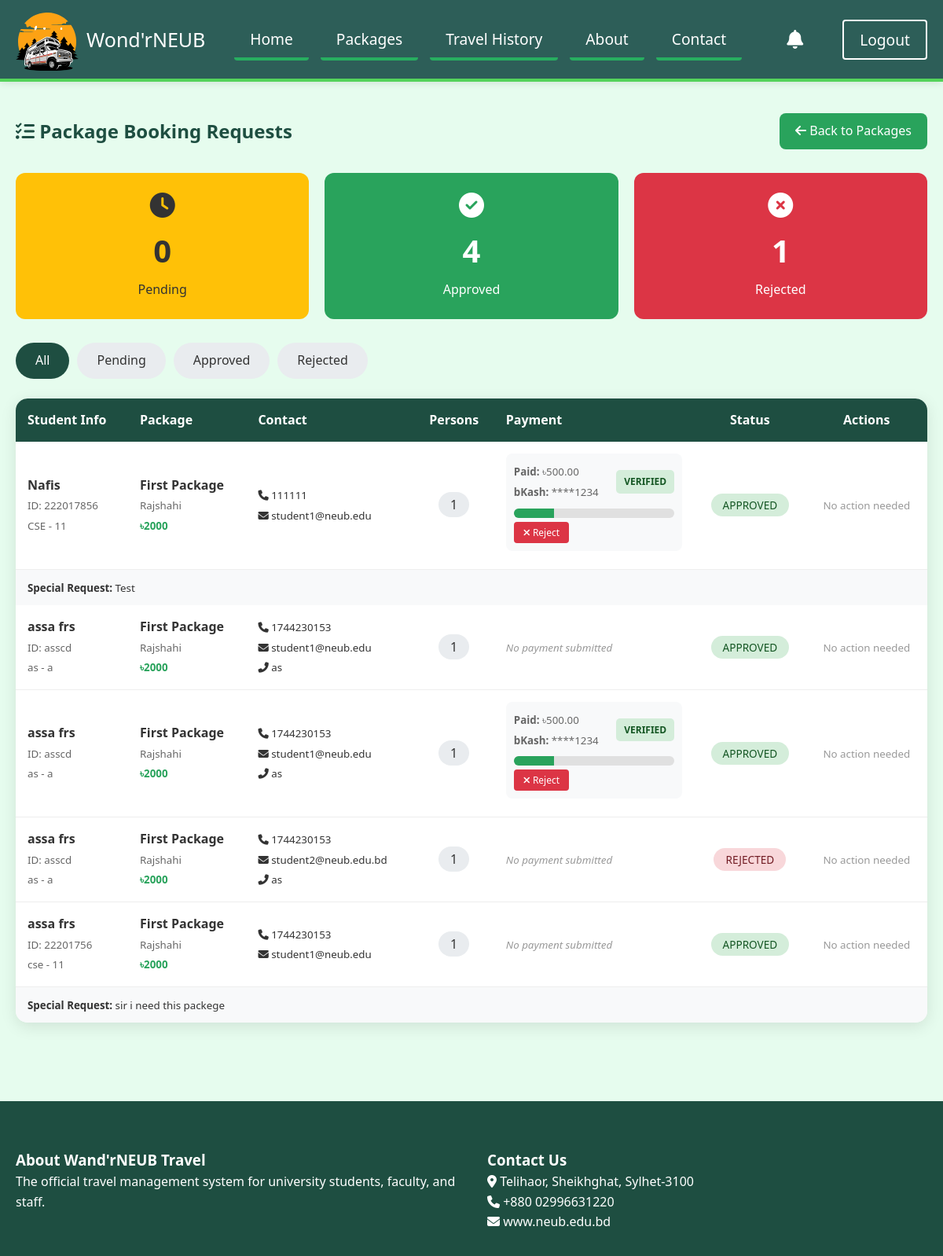
The app's page /tourist-spots/admin-bookings/ (signed in) with its own data.
### tourist_spots/models.py (models this page shows, shortened)
class PackageBooking(models.Model):
    STATUS_CHOICES = [
        ('pending', 'Pending'),
        ('approved', 'Approved'),
        ('rejected', 'Rejected'),
        ('cancelled', 'Cancelled'),
    ]
    package = models.ForeignKey(TourPackage, on_delete=models.CASCADE, related_name='bookings')
    user = models.ForeignKey(User, on_delete=models.CASCADE, related_name='package_bookings')
    student_name = models.CharField(max_length=200)
    student_id = models.CharField(max_length=50)
    department = models.CharField(max_length=100)
    semester = models.CharField(max_length=50)
    phone = models.CharField(max_length=20)
    email = models.EmailField()
    emergency_contact = models.CharField(max_length=20, blank=True)
    num_persons = models.PositiveIntegerField(default=1)
    special_requests = models.TextField(blank=True)
    status = models.CharField(max_length=20, choices=STATUS_CHOICES, default='pending')
    admin_notes = models.TextField(blank=True)
    student_notified = models.BooleanField(default=False)  # Track if student has seen the status update
    created_at = models.DateTimeField(auto_now_add=True)
    updated_at = models.DateTimeField(auto_now=True)
    class Meta:
        ordering = ['-created_at']

class TourPackage(models.Model):
    CATEGORY_CHOICES = [
        ('study_tour', 'Study Tour'),
        ('cycling', 'Cycling'),
        ('university_program', 'University Program'),
    ]
    name = models.CharField(max_length=200)
    description = models.TextField()
    image = models.ImageField(upload_to='tour_packages/')
    price = models.DecimalField(max_digits=10, decimal_places=2)
    duration = models.CharField(max_length=100)  # e.g., "3 Days 2 Nights"
    destination = models.CharField(max_length=200)
    highlights = models.TextField(blank=True)
    category = models.CharField(max_length=50, choices=CATEGORY_CHOICES, default='study_tour')
    is_active = models.BooleanField(default=True)
    created_by = models.ForeignKey(User, on_delete=models.CASCADE)
    created_at = models.DateTimeField(auto_now_add=True)
    updated_at = models.DateTimeField(auto_now=True)
    class Meta:
        ordering = ['-created_at']

class Payment(models.Model):
    PAYMENT_STATUS_CHOICES = [
        ('pending', 'Pending Verification'),
        ('verified', 'Verified'),
        ('rejected', 'Rejected'),
    ]
    booking = models.ForeignKey(PackageBooking, on_delete=models.CASCADE, related_name='payments')
    amount_paid = models.DecimalField(max_digits=10, decimal_places=2)
    bkash_last_4 = models.CharField(max_length=4)  # Last 4 digits of bKash number
    status = models.CharField(max_length=20, choices=PAYMENT_STATUS_CHOICES, default='pending')
    admin_notes = models.TextField(blank=True)
    created_at = models.DateTimeField(auto_now_add=True)
    updated_at = models.DateTimeField(auto_now=True)
    @property
    def payment_percentage(self):
        if self.booking and self.booking.package and self.booking.package.price > 0:
            return round((float(self.amount_paid) / float(self.booking.package.price)) * 100, 1)
        return 0
    class Meta:
        ordering = ['-created_at']

### tourist_spots/views.py (the view)
# urls.py: path('admin-bookings/', views.admin_package_bookings, name='admin_package_bookings'),
@login_required
def admin_package_bookings(request):
    if not request.user.is_staff and not request.user.is_superuser:
        messages.error(request, 'You do not have permission to access this page.')
        return redirect('packages')
    status_filter = request.GET.get('status', 'all')
    if status_filter == 'all':
        bookings = PackageBooking.objects.all()
    else:
        bookings = PackageBooking.objects.filter(status=status_filter)
    pending_count = PackageBooking.objects.filter(status='pending').count()
    approved_count = PackageBooking.objects.filter(status='approved').count()
    rejected_count = PackageBooking.objects.filter(status='rejected').count()
    return render(request, 'admin_package_bookings.html', {
        'bookings': bookings,
        'status_filter': status_filter,
        'pending_count': pending_count,
        'approved_count': approved_count,
        'rejected_count': rejected_count,
    })

### tourist_spots/context_processors.py (called while the page is built)
def pending_bookings_count(request):
    context = {'pending_bookings_count': 0, 'student_notifications_count': 0}
    if request.user.is_authenticated:
        if request.user.is_staff or request.user.is_superuser:
            context['pending_bookings_count'] = PackageBooking.objects.filter(status='pending').count()
        else:
            context['student_notifications_count'] = PackageBooking.objects.filter(
                user=request.user,
                status__in=['approved', 'rejected'],
                student_notified=False
            ).count()
    return context

### templates/admin_package_bookings.html (shortened to what this page needs)
{% extends 'base.html' %}
{% load static %}
{% block content %}
<section class="admin-bookings-section" style="padding: 40px 20px; max-width: 1400px; margin: 0 auto;">
    <div style="display: flex; justify-content: space-between; align-items: center; flex-wrap: wrap; gap: 20px; margin-bottom: 30px;">
        <h1 style="color: var(--dark); margin: 0;">
            <i class="fas fa-tasks"></i> Package Booking Requests
        </h1>
        <a href="{% url 'packages' %}" style="background: var(--primary); color: white; padding: 10px 20px; border-radius: 8px; text-decoration: none; font-weight: 500;">
            <i class="fas fa-arrow-left"></i> Back to Packages
        </a>
    </div>
    <div style="display: grid; grid-template-columns: repeat(auto-fit, minmax(200px, 1fr)); gap: 20px; margin-bottom: 30px;">
        <div style="background: #ffc107; color: #333; padding: 25px; border-radius: 12px; text-align: center;">
            <i class="fas fa-clock" style="font-size: 2rem; margin-bottom: 10px;"></i>
            <h3 style="margin: 0; font-size: 2.5rem;">{{ pending_count }}</h3>
            <p style="margin: 5px 0 0;">Pending</p>
        </div>
        <div style="background: var(--primary); color: white; padding: 25px; border-radius: 12px; text-align: center;">
            <i class="fas fa-check-circle" style="font-size: 2rem; margin-bottom: 10px;"></i>
            <h3 style="margin: 0; font-size: 2.5rem;">{{ approved_count }}</h3>
            <p style="margin: 5px 0 0;">Approved</p>
        </div>
        <div style="background: #dc3545; color: white; padding: 25px; border-radius: 12px; text-align: center;">
            <i class="fas fa-times-circle" style="font-size: 2rem; margin-bottom: 10px;"></i>
            <h3 style="margin: 0; font-size: 2.5rem;">{{ rejected_count }}</h3>
            <p style="margin: 5px 0 0;">Rejected</p>
        </div>
    </div>
    <div style="display: flex; gap: 10px; margin-bottom: 25px; flex-wrap: wrap;">
        <a href="?status=all" style="padding: 10px 25px; border-radius: 25px; text-decoration: none; font-weight: 500; {% if status_filter == 'all' %}background: var(--dark); color: white;{% else %}background: #e9ecef; color: #333;{% endif %}">
            All
        </a>
        <a href="?status=pending" style="padding: 10px 25px; border-radius: 25px; text-decoration: none; font-weight: 500; {% if status_filter == 'pending' %}background: #ffc107; color: #333;{% else %}background: #e9ecef; color: #333;{% endif %}">
            Pending
        </a>
        <a href="?status=approved" style="padding: 10px 25px; border-radius: 25px; text-decoration: none; font-weight: 500; {% if status_filter == 'approved' %}background: var(--primary); color: white;{% else %}background: #e9ecef; color: #333;{% endif %}">
            Approved
        </a>
        <a href="?status=rejected" style="padding: 10px 25px; border-radius: 25px; text-decoration: none; font-weight: 500; {% if status_filter == 'rejected' %}background: #dc3545; color: white;{% else %}background: #e9ecef; color: #333;{% endif %}">
            Rejected
        </a>
    </div>
    {% if bookings %}
    <div class="bookings-table" style="background: white; border-radius: 15px; overflow: hidden; box-shadow: 0 5px 20px rgba(0,0,0,0.1);">
        <div style="overflow-x: auto;">
            <table style="width: 100%; border-collapse: collapse;">
                <thead>
                    <tr style="background: var(--dark); color: white;">
                        <th style="padding: 15px; text-align: left;">Student Info</th>
                        <th style="padding: 15px; text-align: left;">Package</th>
                        <th style="padding: 15px; text-align: left;">Contact</th>
                        <th style="padding: 15px; text-align: center;">Persons</th>
                        <th style="padding: 15px; text-align: left;">Payment</th>
                        <th style="padding: 15px; text-align: center;">Status</th>
                        <th style="padding: 15px; text-align: center;">Actions</th>
                    </tr>
                </thead>
                <tbody>
                    {% for booking in bookings %}
                    <tr style="border-bottom: 1px solid #eee;">
                        <td style="padding: 15px;">
                            <strong>{{ booking.student_name }}</strong><br>
                            <small style="color: #666;">ID: {{ booking.student_id }}</small><br>
                            <small style="color: #666;">{{ booking.department }} - {{ booking.semester }}</small>
                        </td>
                        <td style="padding: 15px;">
                            <strong>{{ booking.package.name }}</strong><br>
                            <small style="color: #666;">{{ booking.package.destination }}</small><br>
                            <small style="color: var(--primary); font-weight: 600;">৳{{ booking.package.price|floatformat:0 }}</small>
                        </td>
                        <td style="padding: 15px;">
                            <small><i class="fas fa-phone"></i> {{ booking.phone }}</small><br>
                            <small><i class="fas fa-envelope"></i> {{ booking.email }}</small>
                            {% if booking.emergency_contact %}
                            <br><small><i class="fas fa-phone-alt"></i> {{ booking.emergency_contact }}</small>
                            {% endif %}
                        </td>
                        <td style="padding: 15px; text-align: center;">
                            <span style="background: #e9ecef; padding: 5px 15px; border-radius: 20px;">{{ booking.num_persons }}</span>
                        </td>
                        <td style="padding: 15px;">
                            {% if booking.payments.all %}
                                {% for payment in booking.payments.all %}
                                <div style="background: #f8f9fa; padding: 10px; border-radius: 8px; margin-bottom: 8px;">
                                    <div style="display: flex; justify-content: space-between; align-items: center; margin-bottom: 8px;">
                                        <div>
                                            <small style="color: #666;"><strong>Paid:</strong> ৳{{ payment.amount_paid|floatformat:2 }}</small><br>
                                            <small style="color: #666;"><strong>bKash:</strong> ****{{ payment.bkash_last_4 }}</small>
                                        </div>
                                        <span style="background: {% if payment.status == 'verified' %}#d4edda{% elif payment.status == 'rejected' %}#f8d7da{% else %}#fff3cd{% endif %}; color: {% if payment.status == 'verified' %}#155724{% elif payment.status == 'rejected' %}#721c24{% else %}#856404{% endif %}; padding: 5px 10px; border-radius: 5px; font-size: 0.75rem; font-weight: 600;">
                                            {{ payment.status|upper }}
                                        </span>
                                    </div>
                                    <div style="background: #e0e0e0; border-radius: 8px; height: 12px; overflow: hidden; margin-bottom: 5px;">
                                        <div style="background: var(--primary); height: 100%; width: {{ payment.payment_percentage }}%;"></div>
                                    </div>
                                    <div style="display: flex; gap: 8px;">
                                        {% if payment.status != 'rejected' %}
                                        <button type="button" onclick="showRejectModal({{ payment.id }})" style="background: #dc3545; color: white; border: none; padding: 5px 12px; border-radius: 4px; cursor: pointer; font-size: 0.75rem;">
                                            <i class="fas fa-times"></i> Reject
                                        </button>
                                        {% endif %}
                                    </div>
                                </div>
                                {% endfor %}
                            {% else %}
                            <small style="color: #999; font-style: italic;">No payment submitted</small>
                            {% endif %}
                        </td>
                        <td style="padding: 15px; text-align: center;">
                            <span style="padding: 5px 15px; border-radius: 20px; font-size: 0.85rem; text-transform: uppercase; {% if booking.status == 'approved' %}background: #d4edda; color: #155724;{% elif booking.status == 'pending' %}background: #fff3cd; color: #856404;{% elif booking.status == 'rejected' %}background: #f8d7da; color: #721c24;{% else %}background: #e9ecef; color: #6c757d;{% endif %}">
                                {{ booking.status }}
                            </span>
                        </td>
                        <td style="padding: 15px; text-align: center;">
                            {% if booking.status == 'pending' %}
                            <div style="display: flex; gap: 8px; justify-content: center;">
                                <a href="{% url 'approve_package_booking' booking.id %}" style="background: var(--primary); color: white; padding: 8px 15px; border-radius: 5px; text-decoration: none; font-size: 0.85rem;">
                                    <i class="fas fa-check"></i> Approve
                                </a>
                                <a href="{% url 'reject_package_booking' booking.id %}" onclick="return confirm('Are you sure you want to reject this booking?');" style="background: #dc3545; color: white; padding: 8px 15px; border-radius: 5px; text-decoration: none; font-size: 0.85rem;">
                                    <i class="fas fa-times"></i> Reject
                                </a>
                            </div>
                            {% else %}
                            <small style="color: #999;">No action needed</small>
                            {% endif %}
                        </td>
                    </tr>
                    {% if booking.special_requests %}
                    <tr style="background: #f8f9fa;">
                        <td colspan="7" style="padding: 10px 15px;">
                            <small><strong>Special Request:</strong> {{ booking.special_requests }}</small>
                        </td>
                    </tr>
                    {% endif %}
                    {% endfor %}
                </tbody>
            </table>
        </div>
    </div>
    {% endif %}
</section>
{% endblock %}

### templates/base.html (style rules this page uses)
* { margin: 0; padding: 0; box-sizing: border-box; font-family: 'Segoe UI', Tahoma, Geneva, Verdana, sans-serif; }
:root { --primary: #29a35c; --secondary: #2d5e58; --accent: #97B067; --dark: #1e4e41; --warning: #839b57; }
body { background-color: #e6fcee; color: #333; line-height: 1.6; }

### records on screen
PackageBooking: student_name "Nafis", student_id "222017856", department "CSE", semester "11", package.name "First Package", package.destination "Rajshahi", package.price "2000", phone "111111", email "student1@neub.edu", num_persons "1", status "APPROVED", shows "No action needed", special_requests "Test"
Payment: amount_paid "500.00", bkash_last_4 "1234", status "VERIFIED"
PackageBooking: student_name "assa frs", student_id "asscd", department "as", semester "a", package.name "First Package", package.destination "Rajshahi", package.price "2000", phone "1744230153", email "student1@neub.edu", emergency_contact "as", num_persons "1", shows "No payment submitted", status "APPROVED", shows "No action needed"
PackageBooking: student_name "assa frs", student_id "asscd", department "as", semester "a", package.name "First Package", package.destination "Rajshahi", package.price "2000", phone "1744230153", email "student1@neub.edu", emergency_contact "as", num_persons "1", status "APPROVED", shows "No action needed"
Payment: amount_paid "500.00", bkash_last_4 "1234", status "VERIFIED"
PackageBooking: student_name "assa frs", student_id "asscd", department "as", semester "a", package.name "First Package", package.destination "Rajshahi", package.price "2000", phone "1744230153", email "student2@neub.edu.bd", emergency_contact "as", num_persons "1", shows "No payment submitted", status "REJECTED", shows "No action needed"
PackageBooking: student_name "assa frs", student_id "22201756", department "cse", semester "11", package.name "First Package", package.destination "Rajshahi", package.price "2000", phone "1744230153", email "student1@neub.edu", num_persons "1", shows "No payment submitted", status "APPROVED", shows "No action needed", special_requests "sir i need this packege"

### other values on screen
{{ pending_count }} "0"
{{ approved_count }} "4"
{{ rejected_count }} "1"
